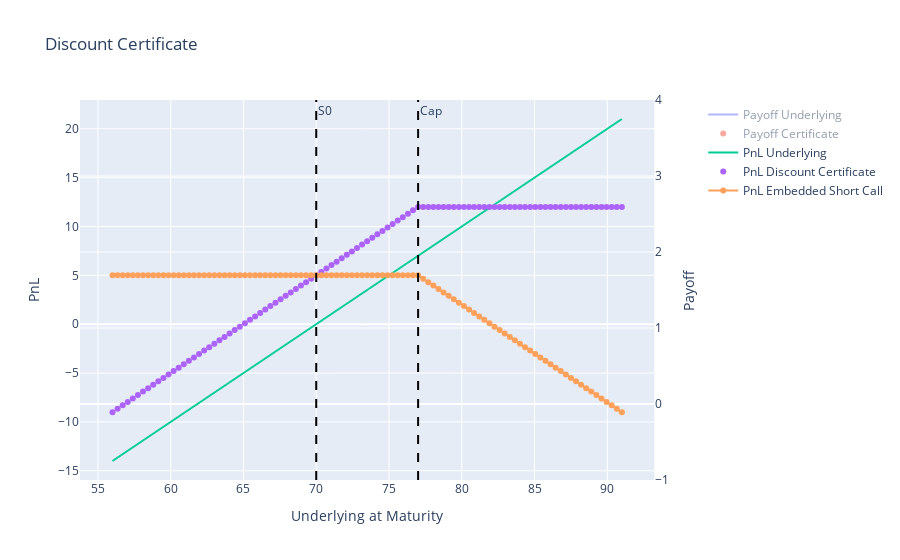

Notebook code for this chart:
### Markdown cell above
## Definition of a Discount Certificate

Certificate with a reduced entry price in return for a limited payout.
The investor gets the certificate at a price that is below the current price of the underlying security or index. This is called a discount. In return, the potential profit is capped.

At the end of the certificate’s maturity, a cash check occurs: If the price of the underlying when the maturity is up is higher than the maximal payout or identical to it, the issuer pays the maximum amount.

If the price of the underlying is less than the cap, the issuer pays either the current price of the certificate in cash or he gives the investor the underlying, for example a share, at its current price. The issuer can choose. The cash payout is obligatory in the case of discount certificates on indices, currencies or interest.

The maximum profit that an investor can reach with a discount certificate is calculated by taking the difference between the purchase price and the cap on the underlying. Losses, in contrast, are lessened by the discount. The investor suffers a loss only when the price of the underlying at the end of the maturity has fallen so far that the discount is depleted. The discount thus works as a buffer against risk.

Discount certificates are ideal for conservative investors that want to guard against market fluctuations and who expect in the medium term sideways-moving prices. Because the buyer of a discount certificate does not profit from price gains that are higher than the cap, this form of investment is best suited for a medium-term oriented engagement. If the certificate reaches its cap before the maturity, the investor should take the profits.

https://www.boerse-frankfurt.de/en/know-how/glossary/discount-certificates

### Code cell
S0 = 70
St = np.linspace(S0*0.8, S0*1.3, 101)

premium = 5
cap = 77
PnL_DC =  [np.min([S, cap]) - S0 + premium  for S in St]
Payoff_Opt = [premium - np.max([S - cap, 0]) for S in St]

fig = make_subplots(specs=[[{"secondary_y": True}]])

# Add trades
fig.add_trace(go.Scatter(x=St,y=St,mode='lines',name='Payoff Underlying',visible = "legendonly"),secondary_y=True,)
fig.add_trace(go.Scatter(x=St,y=[S0 - premium + DC_pnl for DC_pnl in PnL_DC],mode='markers',name='Payoff Certificate',visible = "legendonly"),secondary_y=True)

fig.add_trace(go.Scatter(x=St,y=St - S0,mode='lines',name='PnL Underlying'))
fig.add_trace(go.Scatter(x=St,y=PnL_DC,mode='markers',name='PnL Discount Certificate'))
fig.add_trace(go.Scatter(x=St,y=Payoff_Opt,mode='lines+markers',name='PnL Embedded Short Call'))

fig.add_vline(x=S0,annotation_text='S0',line_dash='dash',line_color='black')
fig.add_vline(x=cap,annotation_text='Cap',line_dash='dash',line_color='black')

# Add figure title
fig.update_layout(title_text='Discount Certificate')

# Set x-axis title
fig.update_xaxes(title_text='Underlying at Maturity')

# Set y-axis titles
fig.update_yaxes(title_text='PnL', secondary_y=False)
fig.update_yaxes(title_text='Payoff', secondary_y=True)

fig.show()

### Figure 1 — Plotly figure (JSON) as saved in the notebook; plotly's stock layout.template omitted (floating-point values rounded to 4 significant figures)
{"data": [{"mode": "lines", "name": "Payoff Underlying", "type": "scatter", "visible": "legendonly", "x": [56, 56.35, 56.7, 57.05, 57.4, 57.75, 58.1, 58.45, 58.8, 59.15, 59.5, 59.85, 60.2, 60.55, 60.9, 61.25, 61.6, 61.95, 62.3, 62.65, 63, 63.35, 63.7, 64.05, 64.4, 64.75, 65.1, 65.45, 65.8, 66.15, 66.5, 66.85, 67.2, 67.55, 67.9, 68.25, 68.6, 68.95, 69.3, 69.65, 70, 70.35, 70.7, 71.05, 71.4, 71.75, 72.1, 72.45, 72.8, 73.15, 73.5, 73.85, 74.2, 74.55, 74.9, 75.25, 75.6, 75.95, 76.3, 76.65, 77, 77.35, 77.7, 78.05, 78.4, 78.75, 79.1, 79.45, 79.8, 80.15, 80.5, 80.85, 81.2, 81.55, 81.9, 82.25, 82.6, 82.95, 83.3, 83.65, 84, 84.35, 84.7, 85.05, 85.4, 85.75, 86.1, 86.45, 86.8, 87.15, 87.5, 87.85, 88.2, 88.55, 88.9, 89.25, 89.6, 89.95, 90.3, 90.65, 91], "xaxis": "x", "y": [56, 56.35, 56.7, 57.05, 57.4, 57.75, 58.1, 58.45, 58.8, 59.15, 59.5, 59.85, 60.2, 60.55, 60.9, 61.25, 61.6, 61.95, 62.3, 62.65, 63, 63.35, 63.7, 64.05, 64.4, 64.75, 65.1, 65.45, 65.8, 66.15, 66.5, 66.85, 67.2, 67.55, 67.9, 68.25, 68.6, 68.95, 69.3, 69.65, 70, 70.35, 70.7, 71.05, 71.4, 71.75, 72.1, 72.45, 72.8, 73.15, 73.5, 73.85, 74.2, 74.55, 74.9, 75.25, 75.6, 75.95, 76.3, 76.65, 77, 77.35, 77.7, 78.05, 78.4, 78.75, 79.1, 79.45, 79.8, 80.15, 80.5, 80.85, 81.2, 81.55, 81.9, 82.25, 82.6, 82.95, 83.3, 83.65, 84, 84.35, 84.7, 85.05, 85.4, 85.75, 86.1, 86.45, 86.8, 87.15, 87.5, 87.85, 88.2, 88.55, 88.9, 89.25, 89.6, 89.95, 90.3, 90.65, 91], "yaxis": "y2"}, {"mode": "markers", "name": "Payoff Certificate", "type": "scatter", "visible": "legendonly", "x": [56, 56.35, 56.7, 57.05, 57.4, 57.75, 58.1, 58.45, 58.8, 59.15, 59.5, 59.85, 60.2, 60.55, 60.9, 61.25, 61.6, 61.95, 62.3, 62.65, 63, 63.35, 63.7, 64.05, 64.4, 64.75, 65.1, 65.45, 65.8, 66.15, 66.5, 66.85, 67.2, 67.55, 67.9, 68.25, 68.6, 68.95, 69.3, 69.65, 70, 70.35, 70.7, 71.05, 71.4, 71.75, 72.1, 72.45, 72.8, 73.15, 73.5, 73.85, 74.2, 74.55, 74.9, 75.25, 75.6, 75.95, 76.3, 76.65, 77, 77.35, 77.7, 78.05, 78.4, 78.75, 79.1, 79.45, 79.8, 80.15, 80.5, 80.85, 81.2, 81.55, 81.9, 82.25, 82.6, 82.95, 83.3, 83.65, 84, 84.35, 84.7, 85.05, 85.4, 85.75, 86.1, 86.45, 86.8, 87.15, 87.5, 87.85, 88.2, 88.55, 88.9, 89.25, 89.6, 89.95, 90.3, 90.65, 91], "xaxis": "x", "y": [56, 56.35, 56.7, 57.05, 57.4, 57.75, 58.1, 58.45, 58.8, 59.15, 59.5, 59.85, 60.2, 60.55, 60.9, 61.25, 61.6, 61.95, 62.3, 62.65, 63, 63.35, 63.7, 64.05, 64.4, 64.75, 65.1, 65.45, 65.8, 66.15, 66.5, 66.85, 67.2, 67.55, 67.9, 68.25, 68.6, 68.95, 69.3, 69.65, 70, 70.35, 70.7, 71.05, 71.4, 71.75, 72.1, 72.45, 72.8, 73.15, 73.5, 73.85, 74.2, 74.55, 74.9, 75.25, 75.6, 75.95, 76.3, 76.65, 77, 77, 77, 77, 77, 77, 77, 77, 77, 77, 77, 77, 77, 77, 77, 77, 77, 77, 77, 77, 77, 77, 77, 77, 77, 77, 77, 77, 77, 77, 77, 77, 77, 77, 77, 77, 77, 77, 77, 77, 77], "yaxis": "y2"}, {"mode": "lines", "name": "PnL Underlying", "type": "scatter", "x": [56, 56.35, 56.7, 57.05, 57.4, 57.75, 58.1, 58.45, 58.8, 59.15, 59.5, 59.85, 60.2, 60.55, 60.9, 61.25, 61.6, 61.95, 62.3, 62.65, 63, 63.35, 63.7, 64.05, 64.4, 64.75, 65.1, 65.45, 65.8, 66.15, 66.5, 66.85, 67.2, 67.55, 67.9, 68.25, 68.6, 68.95, 69.3, 69.65, 70, 70.35, 70.7, 71.05, 71.4, 71.75, 72.1, 72.45, 72.8, 73.15, 73.5, 73.85, 74.2, 74.55, 74.9, 75.25, 75.6, 75.95, 76.3, 76.65, 77, 77.35, 77.7, 78.05, 78.4, 78.75, 79.1, 79.45, 79.8, 80.15, 80.5, 80.85, 81.2, 81.55, 81.9, 82.25, 82.6, 82.95, 83.3, 83.65, 84, 84.35, 84.7, 85.05, 85.4, 85.75, 86.1, 86.45, 86.8, 87.15, 87.5, 87.85, 88.2, 88.55, 88.9, 89.25, 89.6, 89.95, 90.3, 90.65, 91], "y": [-14, -13.65, -13.3, -12.95, -12.6, -12.25, -11.9, -11.55, -11.2, -10.85, -10.5, -10.15, -9.8, -9.45, -9.1, -8.75, -8.4, -8.05, -7.7, -7.35, -7, -6.65, -6.3, -5.95, -5.6, -5.25, -4.9, -4.55, -4.2, -3.85, -3.5, -3.15, -2.8, -2.45, -2.1, -1.75, -1.4, -1.05, -0.7, -0.35, 0, 0.35, 0.7, 1.05, 1.4, 1.75, 2.1, 2.45, 2.8, 3.15, 3.5, 3.85, 4.2, 4.55, 4.9, 5.25, 5.6, 5.95, 6.3, 6.65, 7, 7.35, 7.7, 8.05, 8.4, 8.75, 9.1, 9.45, 9.8, 10.15, 10.5, 10.85, 11.2, 11.55, 11.9, 12.25, 12.6, 12.95, 13.3, 13.65, 14, 14.35, 14.7, 15.05, 15.4, 15.75, 16.1, 16.45, 16.8, 17.15, 17.5, 17.85, 18.2, 18.55, 18.9, 19.25, 19.6, 19.95, 20.3, 20.65, 21]}, {"mode": "markers", "name": "PnL Discount Certificate", "type": "scatter", "x": [56, 56.35, 56.7, 57.05, 57.4, 57.75, 58.1, 58.45, 58.8, 59.15, 59.5, 59.85, 60.2, 60.55, 60.9, 61.25, 61.6, 61.95, 62.3, 62.65, 63, 63.35, 63.7, 64.05, 64.4, 64.75, 65.1, 65.45, 65.8, 66.15, 66.5, 66.85, 67.2, 67.55, 67.9, 68.25, 68.6, 68.95, 69.3, 69.65, 70, 70.35, 70.7, 71.05, 71.4, 71.75, 72.1, 72.45, 72.8, 73.15, 73.5, 73.85, 74.2, 74.55, 74.9, 75.25, 75.6, 75.95, 76.3, 76.65, 77, 77.35, 77.7, 78.05, 78.4, 78.75, 79.1, 79.45, 79.8, 80.15, 80.5, 80.85, 81.2, 81.55, 81.9, 82.25, 82.6, 82.95, 83.3, 83.65, 84, 84.35, 84.7, 85.05, 85.4, 85.75, 86.1, 86.45, 86.8, 87.15, 87.5, 87.85, 88.2, 88.55, 88.9, 89.25, 89.6, 89.95, 90.3, 90.65, 91], "y": [-9, -8.65, -8.3, -7.95, -7.6, -7.25, -6.9, -6.55, -6.2, -5.85, -5.5, -5.15, -4.8, -4.45, -4.1, -3.75, -3.4, -3.05, -2.7, -2.35, -2, -1.65, -1.3, -0.95, -0.6, -0.25, 0.1, 0.45, 0.8, 1.15, 1.5, 1.85, 2.2, 2.55, 2.9, 3.25, 3.6, 3.95, 4.3, 4.65, 5, 5.35, 5.7, 6.05, 6.4, 6.75, 7.1, 7.45, 7.8, 8.15, 8.5, 8.85, 9.2, 9.55, 9.9, 10.25, 10.6, 10.95, 11.3, 11.65, 12, 12, 12, 12, 12, 12, 12, 12, 12, 12, 12, 12, 12, 12, 12, 12, 12, 12, 12, 12, 12, 12, 12, 12, 12, 12, 12, 12, 12, 12, 12, 12, 12, 12, 12, 12, 12, 12, 12, 12, 12]}, {"mode": "lines+markers", "name": "PnL Embedded Short Call", "type": "scatter", "x": [56, 56.35, 56.7, 57.05, 57.4, 57.75, 58.1, 58.45, 58.8, 59.15, 59.5, 59.85, 60.2, 60.55, 60.9, 61.25, 61.6, 61.95, 62.3, 62.65, 63, 63.35, 63.7, 64.05, 64.4, 64.75, 65.1, 65.45, 65.8, 66.15, 66.5, 66.85, 67.2, 67.55, 67.9, 68.25, 68.6, 68.95, 69.3, 69.65, 70, 70.35, 70.7, 71.05, 71.4, 71.75, 72.1, 72.45, 72.8, 73.15, 73.5, 73.85, 74.2, 74.55, 74.9, 75.25, 75.6, 75.95, 76.3, 76.65, 77, 77.35, 77.7, 78.05, 78.4, 78.75, 79.1, 79.45, 79.8, 80.15, 80.5, 80.85, 81.2, 81.55, 81.9, 82.25, 82.6, 82.95, 83.3, 83.65, 84, 84.35, 84.7, 85.05, 85.4, 85.75, 86.1, 86.45, 86.8, 87.15, 87.5, 87.85, 88.2, 88.55, 88.9, 89.25, 89.6, 89.95, 90.3, 90.65, 91], "y": [5, 5, 5, 5, 5, 5, 5, 5, 5, 5, 5, 5, 5, 5, 5, 5, 5, 5, 5, 5, 5, 5, 5, 5, 5, 5, 5, 5, 5, 5, 5, 5, 5, 5, 5, 5, 5, 5, 5, 5, 5, 5, 5, 5, 5, 5, 5, 5, 5, 5, 5, 5, 5, 5, 5, 5, 5, 5, 5, 5, 5, 4.65, 4.3, 3.95, 3.6, 3.25, 2.9, 2.55, 2.2, 1.85, 1.5, 1.15, 0.8, 0.45, 0.1, -0.25, -0.6, -0.95, -1.3, -1.65, -2, -2.35, -2.7, -3.05, -3.4, -3.75, -4.1, -4.45, -4.8, -5.15, -5.5, -5.85, -6.2, -6.55, -6.9, -7.25, -7.6, -7.95, -8.3, -8.65, -9]}], "layout": {"annotations": [{"showarrow": false, "text": "S0", "x": 70, "xanchor": "left", "xref": "x", "y": 1, "yanchor": "top", "yref": "y domain"}, {"showarrow": false, "text": "Cap", "x": 77, "xanchor": "left", "xref": "x", "y": 1, "yanchor": "top", "yref": "y domain"}], "shapes": [{"line": {"color": "black", "dash": "dash"}, "type": "line", "x0": 70, "x1": 70, "xref": "x", "y0": 0, "y1": 1, "yref": "y domain"}, {"line": {"color": "black", "dash": "dash"}, "type": "line", "x0": 77, "x1": 77, "xref": "x", "y0": 0, "y1": 1, "yref": "y domain"}], "title": {"text": "Discount Certificate"}, "xaxis": {"anchor": "y", "domain": [0, 0.94], "title": {"text": "Underlying at Maturity"}}, "yaxis": {"anchor": "x", "domain": [0, 1], "title": {"text": "PnL"}}, "yaxis2": {"anchor": "x", "overlaying": "y", "side": "right", "title": {"text": "Payoff"}}}}
